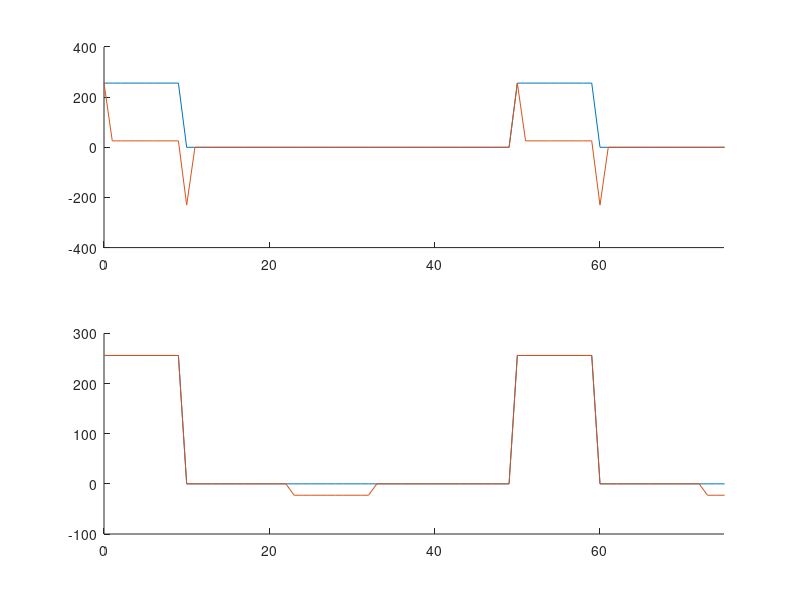

Write MATLAB code to recreate this figure.
%% Variable Declaration
q = -0.9;
r = 0.9;
M = 22;

h1 = [1 q];
h2 = zeros(1, M);
for l = 0:M
    h2(l+1) = r^l;
end

%% Signal Processing
xn = 256*(rem(0:100,50)<10);
wn = conv(h1, xn);
yn = conv(h2, wn);

%% Domain Declaration
tx = 0:100;
tw = 0:100+2-1;
ty = 0:100+M+1;

%% Maximum Error Calculation
ErrorMax = max(abs(xn(1+tx)-yn(1+tx))); 

%% Plots
figure;
subplot(211); hold on; plot(tx, xn); plot(tw, wn); hold off; xlim([0 75]); ylim([-400 400]);
subplot(212); hold on; plot(tx, xn); plot(ty, yn); hold off; xlim([0 75]); ylim([-100 300]);